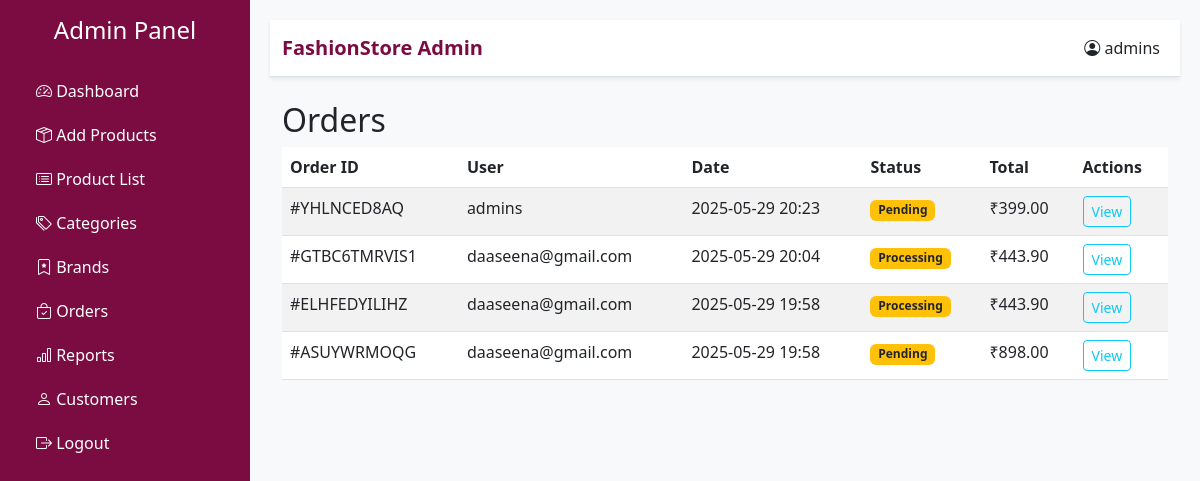
Page /orders/ (signed in) on the committed database.
### FashionApp/models.py (models this page shows, shortened)
class Order(models.Model):
    STATUS_CHOICES = (
        ('Pending', 'Pending'),
        ('Processing', 'Processing'),
        ('Shipped', 'Shipped'),
        ('Delivered', 'Delivered'),
        ('Cancelled', 'Cancelled'),
    )
    user = models.ForeignKey(User, on_delete=models.CASCADE)
    order_id = models.CharField(max_length=100, unique=True)
    order_date = models.DateTimeField(auto_now_add=True)
    status = models.CharField(max_length=20, choices=STATUS_CHOICES, default='Pending')
    total_amount = models.DecimalField(max_digits=10, decimal_places=2)
    discount_amount = models.DecimalField(max_digits=10, decimal_places=2, default=0)
    tracking_number = models.CharField(max_length=100, blank=True, null=True)
    coupon = models.ForeignKey('Coupon', on_delete=models.SET_NULL, null=True, blank=True)
    shipping_address = models.ForeignKey('Address', on_delete=models.SET_NULL, null=True, blank=True)

### FashionApp/views.py (the view)
# urls.py: path('orders/', order_list, name='order_list'),
@login_required
@user_passes_test(is_staff_user)
def order_list(request):
    if not request.user.is_authenticated or not (request.user.is_staff or request.user.is_superuser):
        return render(request, 'unauthorized.html')
    orders = Order.objects.select_related('user').order_by('-order_date')
    return render(request, 'orders/order_list.html', {'orders': orders})

### FashionApp/views.py (called while the page is built)
def is_staff_user(user):
    return user.is_staff or user.is_superuser

### Template/orders/order_list.html
{% extends 'admins/base.html' %}
{% block content %}
<div class="container">
    <h2>Orders</h2>
    <table class="table table-striped">
        <thead>
            <tr>
                <th>Order ID</th>
                <th>User</th>
                <th>Date</th>
                <th>Status</th>
                <th>Total</th>
                <th>Actions</th>
            </tr>
        </thead>
        <tbody>
            {% for order in orders %}
            <tr>
                <td>#{{ order.order_id }}</td>
                <td>{{ order.user.username }}</td>
                <td>{{ order.order_date|date:"Y-m-d H:i" }}</td>
                <td><span class="badge bg-warning text-dark">{{ order.status }}</span></td>
                <td>₹{{ order.total_amount }}</td>
                <td>
                    <a href="{% url 'order_detail' order.order_id %}" class="btn btn-sm btn-outline-info">View</a>
                </td>
            </tr>
            {% empty %}
            <tr>
                <td colspan="6" class="text-center">No orders found.</td>
            </tr>
            {% endfor %}
        </tbody>
    </table>
</div>
{% endblock %}

### Template/admins/base.html (shortened to what this page needs)
{% if request.user.is_superuser or request.user.is_staff %}
{% load static %}
<!DOCTYPE html>
<html lang="en">
<head>
    <link href="https://cdn.jsdelivr.net/npm/bootstrap@5.3.0/dist/css/bootstrap.min.css" rel="stylesheet">
    <link href="https://cdn.jsdelivr.net/npm/bootstrap-icons@1.10.5/font/bootstrap-icons.css" rel="stylesheet">
</head>
<body>
    <div class="sidebar d-flex flex-column p-3">
        <h4 class="text-center mb-4">
            {% if request.user.is_superuser %}
                Admin Panel
            {% elif request.user.is_staff %}
                Staff Panel
            {% endif %}
        </h4>
        <a href="{% url 'dashboard' %}"><i class="bi bi-speedometer2"></i> Dashboard</a>
        <a href="{% url 'add_product' %}"><i class="bi bi-box-seam"></i> Add Products</a>
        <a href="{% url 'product_list' %}"><i class="bi bi-card-list"></i> Product List</a>
        <a href="{% url 'category_list' %}"><i class="bi bi-tags"></i> Categories</a>
        <a href="{% url 'brand_list' %}"><i class="bi bi-bookmark-star"></i> Brands</a>
        <a href="{% url 'order_list' %}"><i class="bi bi-bag-check"></i> Orders</a>
        <a href="{% url 'reports_dashboard' %}"><i class="bi bi-bar-chart"></i> Reports</a>
        {% if request.user.is_superuser %}
            <a href="{% url 'customers_list' %}"><i class="bi bi-person"></i> Customers</a>
        {% endif %}
        <a href="{% url 'logout' %}"><i class="bi bi-box-arrow-right"></i> Logout</a>
    </div>
    <div class="main-content">
        <nav class="navbar top-navbar navbar-expand-lg shadow-sm mb-4">
            <div class="container-fluid">
                <a class="navbar-brand" href="#">
                    {% if request.user.is_superuser %}
                        FashionStore Admin
                    {% elif request.user.is_staff %}
                        FashionStore Staff
                    {% endif %}
                </a>
                <ul class="navbar-nav ms-auto">
                    <li class="nav-item">
                        <a class="nav-link text-dark" href="#"><i class="bi bi-person-circle"></i> {{ request.user.username }}</a>
                    </li>
                </ul>
            </div>
        </nav>
        {% block content %}{% endblock %}
    </div>
</body>
</html>
{% else %}
<p class="text-center mt-5">You are not authorized to view this page.</p>
{% endif %}

### Template/admins/base.html (style rules this page uses)
body { background-color: #f8f9fa; }
.sidebar { height: 100vh; background-color: #7b0c41; color: #fff; position: fixed; width: 250px; }
.sidebar a { color: #fff; padding: 10px 20px; display: block; text-decoration: none; }
.main-content { margin-left: 250px; padding: 20px; }
.navbar-brand { font-weight: bold; color: #7b0c41; }
.top-navbar { background-color: #fff; border-bottom: 1px solid #dee2e6; }

### rows in the picture
Order: order_id "YHLNCED8AQ", user.username "admins", order_date "2025-05-29 20:23", status "Pending", total_amount "399.00"
Order: order_id "GTBC6TMRVIS1", user.username "daaseena@gmail.com", order_date "2025-05-29 20:04", status "Processing", total_amount "443.90"
Order: order_id "ELHFEDYILIHZ", user.username "daaseena@gmail.com", order_date "2025-05-29 19:58", status "Processing", total_amount "443.90"
Order: order_id "ASUYWRMOQG", user.username "daaseena@gmail.com", order_date "2025-05-29 19:58", status "Pending", total_amount "898.00"

### other values in the picture
{{ request.user.username }} "admins"
